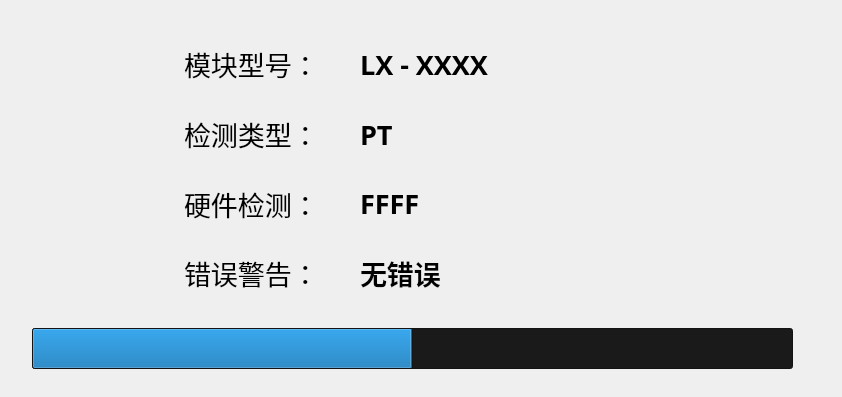
<?xml version="1.0" encoding="UTF-8"?>
<ui version="4.0">
 <class>widget_Calibration</class>
 <widget class="QWidget" name="widget_Calibration">
  <property name="windowModality">
   <enum>Qt::NonModal</enum>
  </property>
  <property name="geometry">
   <rect>
    <x>0</x>
    <y>0</y>
    <width>842</width>
    <height>397</height>
   </rect>
  </property>
  <property name="windowTitle">
   <string>Form</string>
  </property>
  <widget class="QProgressBar" name="progressBar_Calibration">
   <property name="geometry">
    <rect>
     <x>32</x>
     <y>328</y>
     <width>761</width>
     <height>41</height>
    </rect>
   </property>
   <property name="styleSheet">
    <string notr="true">background-color: #1a1a1a;
</string>
   </property>
   <property name="value">
    <number>50</number>
   </property>
   <property name="alignment">
    <set>Qt::AlignLeading|Qt::AlignLeft|Qt::AlignVCenter</set>
   </property>
   <property name="textVisible">
    <bool>false</bool>
   </property>
   <property name="orientation">
    <enum>Qt::Horizontal</enum>
   </property>
   <property name="invertedAppearance">
    <bool>false</bool>
   </property>
  </widget>
  <widget class="QWidget" name="layoutWidget">
   <property name="geometry">
    <rect>
     <x>360</x>
     <y>32</y>
     <width>321</width>
     <height>273</height>
    </rect>
   </property>
   <layout class="QVBoxLayout" name="verticalLayout_2">
    <item>
     <widget class="QLabel" name="label_Module_Type">
      <property name="font">
       <font>
        <family>微软雅黑</family>
        <pointsize>20</pointsize>
        <weight>75</weight>
        <bold>true</bold>
       </font>
      </property>
      <property name="text">
       <string>LX - XXXX</string>
      </property>
     </widget>
    </item>
    <item>
     <widget class="QLabel" name="label_Object_Type">
      <property name="font">
       <font>
        <family>微软雅黑</family>
        <pointsize>20</pointsize>
        <weight>75</weight>
        <bold>true</bold>
       </font>
      </property>
      <property name="text">
       <string>PT</string>
      </property>
     </widget>
    </item>
    <item>
     <widget class="QLabel" name="label_Hardware_Code">
      <property name="font">
       <font>
        <family>微软雅黑</family>
        <pointsize>20</pointsize>
        <weight>75</weight>
        <bold>true</bold>
       </font>
      </property>
      <property name="text">
       <string>FFFF</string>
      </property>
     </widget>
    </item>
    <item>
     <widget class="QLabel" name="label_Error">
      <property name="font">
       <font>
        <family>微软雅黑</family>
        <pointsize>20</pointsize>
        <weight>75</weight>
        <bold>true</bold>
       </font>
      </property>
      <property name="text">
       <string>无错误</string>
      </property>
     </widget>
    </item>
   </layout>
  </widget>
  <widget class="QWidget" name="layoutWidget">
   <property name="geometry">
    <rect>
     <x>184</x>
     <y>32</y>
     <width>153</width>
     <height>273</height>
    </rect>
   </property>
   <layout class="QVBoxLayout" name="verticalLayout">
    <item>
     <widget class="QLabel" name="label_1">
      <property name="font">
       <font>
        <family>微软雅黑</family>
        <pointsize>20</pointsize>
       </font>
      </property>
      <property name="text">
       <string>模块型号：</string>
      </property>
     </widget>
    </item>
    <item>
     <widget class="QLabel" name="label_2">
      <property name="font">
       <font>
        <family>微软雅黑</family>
        <pointsize>20</pointsize>
       </font>
      </property>
      <property name="text">
       <string>检测类型：</string>
      </property>
     </widget>
    </item>
    <item>
     <widget class="QLabel" name="label_3">
      <property name="font">
       <font>
        <family>微软雅黑</family>
        <pointsize>20</pointsize>
       </font>
      </property>
      <property name="text">
       <string>硬件检测：</string>
      </property>
     </widget>
    </item>
    <item>
     <widget class="QLabel" name="label_4">
      <property name="font">
       <font>
        <family>微软雅黑</family>
        <pointsize>20</pointsize>
       </font>
      </property>
      <property name="text">
       <string>错误警告：</string>
      </property>
     </widget>
    </item>
   </layout>
  </widget>
 </widget>
 <resources/>
 <connections/>
</ui>
